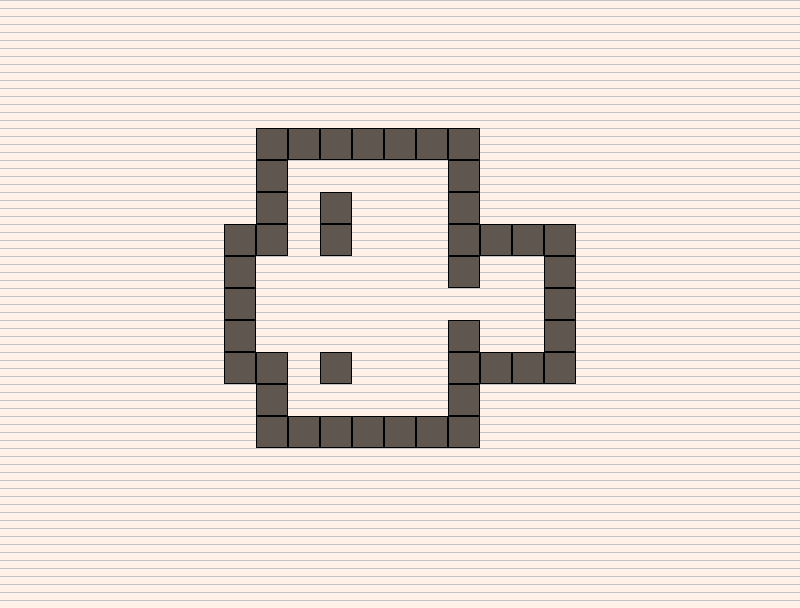

Below is a game level as drawn by its tile map, then a one-line description and the .tmx file that defines it, in full:
An orthogonal 25x19 tile map with 32x32 px tiles, 2 tile layers (background, walls), 2 tilesets and 17 objects (3x upright, 3x upleft, 2x downright, 2x downleft, down, ...).

<map version="1.2" tiledversion="1.2.3" orientation="orthogonal" renderorder="right-down" width="25" height="19" tilewidth="32" tileheight="32" infinite="0" nextlayerid="6" nextobjectid="94">
 <tileset firstgid="1" name="walls1" tilewidth="32" tileheight="32" tilecount="13" columns="13">
  <image source="walls1.png" width="416" height="32" />
 </tileset>
 <tileset firstgid="14" name="topdownpeople" tilewidth="32" tileheight="32" tilecount="12" columns="2">
  <image source="topdownpeople.png" width="64" height="192" />
 </tileset>
 <layer id="2" name="background" width="25" height="19">
  <data encoding="csv">
2,2,2,2,2,2,2,2,2,2,2,2,2,2,2,2,2,2,2,2,2,2,2,2,2,
2,2,2,2,2,2,2,2,2,2,2,2,2,2,2,2,2,2,2,2,2,2,2,2,2,
2,2,2,2,2,2,2,2,2,2,2,2,2,2,2,2,2,2,2,2,2,2,2,2,2,
2,2,2,2,2,2,2,2,2,2,2,2,2,2,2,2,2,2,2,2,2,2,2,2,2,
2,2,2,2,2,2,2,2,2,2,2,2,2,2,2,2,2,2,2,2,2,2,2,2,2,
2,2,2,2,2,2,2,2,2,2,2,2,2,2,2,2,2,2,2,2,2,2,2,2,2,
2,2,2,2,2,2,2,2,2,2,2,2,2,2,2,2,2,2,2,2,2,2,2,2,2,
2,2,2,2,2,2,2,2,2,2,2,2,2,2,2,2,2,2,2,2,2,2,2,2,2,
2,2,2,2,2,2,2,2,2,2,2,2,2,2,2,2,2,2,2,2,2,2,2,2,2,
2,2,2,2,2,2,2,2,2,2,2,2,2,2,2,2,2,2,2,2,2,2,2,2,2,
2,2,2,2,2,2,2,2,2,2,2,2,2,2,2,2,2,2,2,2,2,2,2,2,2,
2,2,2,2,2,2,2,2,2,2,2,2,2,2,2,2,2,2,2,2,2,2,2,2,2,
2,2,2,2,2,2,2,2,2,2,2,2,2,2,2,2,2,2,2,2,2,2,2,2,2,
2,2,2,2,2,2,2,2,2,2,2,2,2,2,2,2,2,2,2,2,2,2,2,2,2,
2,2,2,2,2,2,2,2,2,2,2,2,2,2,2,2,2,2,2,2,2,2,2,2,2,
2,2,2,2,2,2,2,2,2,2,2,2,2,2,2,2,2,2,2,2,2,2,2,2,2,
2,2,2,2,2,2,2,2,2,2,2,2,2,2,2,2,2,2,2,2,2,2,2,2,2,
2,2,2,2,2,2,2,2,2,2,2,2,2,2,2,2,2,2,2,2,2,2,2,2,2,
2,2,2,2,2,2,2,2,2,2,2,2,2,2,2,2,2,2,2,2,2,2,2,2,2
</data>
 </layer>
 <objectgroup id="5" name="corners">
  <object id="75" name="upright" gid="3" x="288" y="416" width="32" height="32" />
  <object id="76" name="upright" gid="3" x="320" y="352" width="32" height="32" />
  <object id="77" name="upright" gid="3" x="352" y="384" width="32" height="32" />
  <object id="78" name="upleft" gid="6" x="416" y="416" width="32" height="32" />
  <object id="79" name="upleft" gid="6" x="352" y="288" width="32" height="32" />
  <object id="80" name="upleft" gid="6" x="416" y="256" width="32" height="32" />
  <object id="81" name="downright" gid="4" x="288" y="192" width="32" height="32" />
  <object id="82" name="downright" gid="4" x="352" y="320" width="32" height="32" />
  <object id="83" name="downleft" gid="5" x="416" y="384" width="32" height="32" />
  <object id="84" name="downleft" gid="5" x="416" y="288" width="32" height="32" />
  <object id="92" name="down" gid="11" x="288" y="256" width="32" height="32" />
  <object id="93" name="pipe" gid="8" x="320" y="192" width="32" height="32" />
 </objectgroup>
 <objectgroup id="4" name="people">
  <object id="86" name="black" gid="16" x="416" y="192" width="32" height="32" />
  <object id="87" name="red" gid="18" x="448" y="320" width="32" height="32" />
  <object id="88" name="white" gid="14" x="384" y="352" width="32" height="32" />
  <object id="89" name="spawn" gid="23" x="256" y="288" width="32" height="32" />
  <object id="90" name="goal" gid="20" x="512" y="352" width="32" height="32" />
 </objectgroup>
 <layer id="1" name="walls" width="25" height="19">
  <data encoding="csv">
0,0,0,0,0,0,0,0,0,0,0,0,0,0,0,0,0,0,0,0,0,0,0,0,0,
0,0,0,0,0,0,0,0,0,0,0,0,0,0,0,0,0,0,0,0,0,0,0,0,0,
0,0,0,0,0,0,0,0,0,0,0,0,0,0,0,0,0,0,0,0,0,0,0,0,0,
0,0,0,0,0,0,0,0,0,0,0,0,0,0,0,0,0,0,0,0,0,0,0,0,0,
0,0,0,0,0,0,0,0,1,1,1,1,1,1,1,0,0,0,0,0,0,0,0,0,0,
0,0,0,0,0,0,0,0,1,0,0,0,0,0,1,0,0,0,0,0,0,0,0,0,0,
0,0,0,0,0,0,0,0,1,0,1,0,0,0,1,0,0,0,0,0,0,0,0,0,0,
0,0,0,0,0,0,0,1,1,0,1,0,0,0,1,1,1,1,0,0,0,0,0,0,0,
0,0,0,0,0,0,0,1,0,0,0,0,0,0,1,0,0,1,0,0,0,0,0,0,0,
0,0,0,0,0,0,0,1,0,0,0,0,0,0,0,0,0,1,0,0,0,0,0,0,0,
0,0,0,0,0,0,0,1,0,0,0,0,0,0,1,0,0,1,0,0,0,0,0,0,0,
0,0,0,0,0,0,0,1,1,0,1,0,0,0,1,1,1,1,0,0,0,0,0,0,0,
0,0,0,0,0,0,0,0,1,0,0,0,0,0,1,0,0,0,0,0,0,0,0,0,0,
0,0,0,0,0,0,0,0,1,1,1,1,1,1,1,0,0,0,0,0,0,0,0,0,0,
0,0,0,0,0,0,0,0,0,0,0,0,0,0,0,0,0,0,0,0,0,0,0,0,0,
0,0,0,0,0,0,0,0,0,0,0,0,0,0,0,0,0,0,0,0,0,0,0,0,0,
0,0,0,0,0,0,0,0,0,0,0,0,0,0,0,0,0,0,0,0,0,0,0,0,0,
0,0,0,0,0,0,0,0,0,0,0,0,0,0,0,0,0,0,0,0,0,0,0,0,0,
0,0,0,0,0,0,0,0,0,0,0,0,0,0,0,0,0,0,0,0,0,0,0,0,0
</data>
 </layer>
</map>
